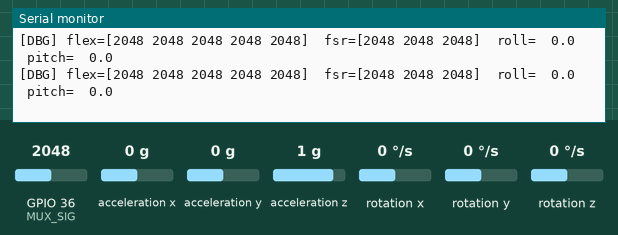
Recording of a sketch running on a simulated ESP32. On the bench: the last lines printed to the serial monitor. Wiring (inferred from the names in the program): MPU-6050 motion sensor at I2C address 0x68. The inputs (shaded band) are chosen by the test bench; at power-on: GPIO 36 (MUX_SIG) = 2048, acceleration x 0 g, acceleration y 0 g, acceleration z 1 g, rotation x 0 °/s, rotation y 0 °/s, rotation z 0 °/s. WiFi joins after 1.5 s; servers stay silent unless stated; the local clock reads 2024-03-15 10:24:30 at power-on unless the sketch sets it.

Above: at 4.8 s.
4.9 s: GPIO 36 (MUX_SIG) set to 1071
At 5.4 s:
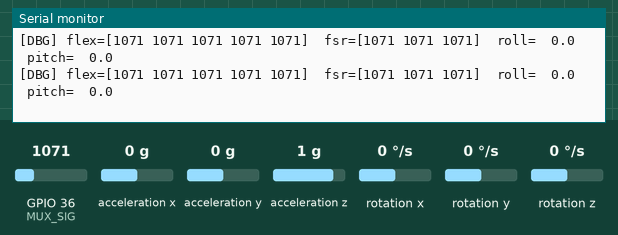
6.4 s: GPIO 36 (MUX_SIG) set to 972
At 6.9 s:
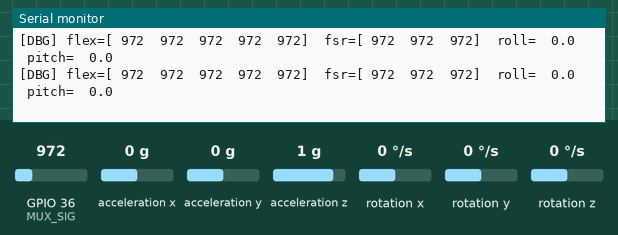

Measured:
- the behaviour switches between 1000 and 999 on GPIO 36 (MUX_SIG) (found by bisection; images 1 and 2)
- after the input at 4.9 s, the serial monitor: prints a new line at once (image 1)
- after the input at 6.4 s, the serial monitor: prints a new line at once (image 2)

The sketch:

glove_wifi_predict.ino
```cpp
// ================================================================
// BSL Sign Language Gloves — Real-Time Prediction Firmware
//
// Flash this sketch to BOTH ESP32 boards.
// Only change the two lines marked "CHANGE THIS":
//
//   RIGHT glove:
//     #define HAND_ID   1
//     #define MPU_ADDR  0x68    (AD0 pin → GND)
//
//   LEFT glove:
//     #define HAND_ID   2
//     #define MPU_ADDR  0x69    (AD0 pin → 3.3V)
//
// This sketch connects to /ws/predict (not /ws/collect).
// The backend pairs frames from both hands by timestamp_ms,
// runs the XGBoost static classifier or CNN-LSTM (for J/Z),
// and sends back:
//   {"sign":"A","confidence":0.97,"route":"static","motion_energy":0.12}
//
// Required libraries (Arduino Library Manager):
//   • arduinoWebSockets  by Markus Sattler  (links2004/arduinoWebSockets)
//   • ArduinoJson        by Benoit Blanchon (v6 — tested 6.21+)
//   • ESP32 board package by Espressif (>=2.0.0)
//
// Pin wiring — identical to glove_wifi_collect:
//   MUX SIG  → GPIO 36  (ADC1 — only safe ADC pin with WiFi active)
//   MUX S0   → GPIO 16
//   MUX S1   → GPIO 17
//   MUX S2   → GPIO 18
//   MUX S3   → GPIO 19
//   MUX EN   → GPIO 5   (active LOW — pull to GND to enable)
//   IMU SDA  → GPIO 21
//   IMU SCL  → GPIO 22
//
// MUX channel map (matches data collection wiring):
//   CH 0-4 : Flex sensors  (thumb, index, middle, ring, pinky)
//   CH 5-7 : FSR sensors   (thumb tip, index tip, pinky tip)
// ================================================================

#include <WiFi.h>
#include <Wire.h>
#include <WebSocketsClient.h>
#include <ArduinoJson.h>
#include <time.h>

// ================================================================
// USER CONFIGURATION — change these two lines before each flash
// ================================================================
#define HAND_ID    1         // CHANGE THIS: 1 = right glove, 2 = left glove
#define MPU_ADDR   0x68      // CHANGE THIS: 0x68 = right (AD0→GND), 0x69 = left (AD0→3.3V)

const char* WIFI_SSID = "A14";          // Your WiFi network name
const char* WIFI_PASS = "458173*/";     // Your WiFi password
const char* WS_HOST   = "10.66.209.201"; // << Run `ipconfig` on your laptop; use the IPv4 LAN address
const uint16_t WS_PORT = 8000;
const char* WS_PATH   = "/ws/predict"; // Prediction endpoint (NOT /ws/collect)

// ================================================================
// Pin definitions — ADC1 only (ADC2 is disabled when WiFi is on)
// ================================================================
const int MUX_SIG = 36;
const int MUX_S0  = 16;
const int MUX_S1  = 17;
const int MUX_S2  = 18;
const int MUX_S3  = 19;
const int MUX_EN  = 5;

const int I2C_SDA = 21;
const int I2C_SCL = 22;

// MUX channel assignments
const int CH_FLEX[5] = {0, 1, 2, 3, 4};  // thumb → pinky
const int CH_FSR[3]  = {5, 6, 7};         // thumb tip, index tip, pinky tip

// ================================================================
// Sampling rate
// ================================================================
const unsigned long SAMPLE_MS = 20;   // 50 Hz

// ================================================================
// MPU6050 registers
// ================================================================
const uint8_t MPU_PWR_MGMT_1  = 0x6B;
const uint8_t MPU_ACCEL_CFG   = 0x1C;
const uint8_t MPU_GYRO_CFG    = 0x1B;
const uint8_t MPU_ACCEL_XOUT  = 0x3B;

// ±4g → 8192 LSB/g;  ±500°/s → 65.5 LSB/(°/s)
const float ACCEL_SCALE = 9.80665f / 8192.0f;
const float GYRO_SCALE  = 1.0f / 65.5f;

// Complementary filter alpha (gyro weight)
const float CF_ALPHA = 0.98f;

// ================================================================
// Sensor buffers
// ================================================================
int   flexADC[5];
int   fsrADC[3];
float accel[3];
float gyro[3];
float quat[4];   // [w, x, y, z]

// Complementary filter state
float rollDeg  = 0.0f;
float pitchDeg = 0.0f;
float yawDeg   = 0.0f;
unsigned long lastIMUus = 0;

// ================================================================
// WebSocket client
// ================================================================
WebSocketsClient ws;
volatile bool wsConnected = false;
unsigned long lastSampleMs = 0;

// ================================================================
// Prediction result display state
// ================================================================
String lastSign       = "";
float  lastConfidence = 0.0f;
String lastRoute      = "";
unsigned long lastPredMs = 0;

// How long to keep showing a prediction on Serial before clearing
const unsigned long PRED_DISPLAY_MS = 1500;

// ================================================================
// MUX helpers
// ================================================================
void muxSelect(int ch) {
  digitalWrite(MUX_S0, (ch >> 0) & 1);
  digitalWrite(MUX_S1, (ch >> 1) & 1);
  digitalWrite(MUX_S2, (ch >> 2) & 1);
  digitalWrite(MUX_S3, (ch >> 3) & 1);
  delayMicroseconds(80);   // settling time
}

int readMux(int ch) {
  muxSelect(ch);
  analogRead(MUX_SIG);     // discard first sample after channel switch
  long sum = 0;
  for (int i = 0; i < 4; i++) sum += analogRead(MUX_SIG);
  return (int)(sum / 4);
}

// ================================================================
// MPU6050 helpers
// ================================================================
void mpuWriteReg(uint8_t reg, uint8_t val) {
  Wire.beginTransmission(MPU_ADDR);
  Wire.write(reg);
  Wire.write(val);
  Wire.endTransmission();
}

void mpuInit() {
  Wire.begin(I2C_SDA, I2C_SCL, 400000UL);
  mpuWriteReg(MPU_PWR_MGMT_1, 0x00);  // wake, disable sleep
  delay(100);
  mpuWriteReg(MPU_ACCEL_CFG,  0x08);  // ±4g
  mpuWriteReg(MPU_GYRO_CFG,   0x08);  // ±500°/s
  lastIMUus = micros();
}

void readMPU() {
  Wire.beginTransmission(MPU_ADDR);
  Wire.write(MPU_ACCEL_XOUT);
  Wire.endTransmission(false);
  Wire.requestFrom((uint8_t)MPU_ADDR, (size_t)14);
  if (Wire.available() < 14) return;

  int16_t ax = ((int16_t)Wire.read() << 8) | Wire.read();
  int16_t ay = ((int16_t)Wire.read() << 8) | Wire.read();
  int16_t az = ((int16_t)Wire.read() << 8) | Wire.read();
  Wire.read(); Wire.read();   // skip temperature bytes
  int16_t gx = ((int16_t)Wire.read() << 8) | Wire.read();
  int16_t gy = ((int16_t)Wire.read() << 8) | Wire.read();
  int16_t gz = ((int16_t)Wire.read() << 8) | Wire.read();

  accel[0] = ax * ACCEL_SCALE;
  accel[1] = ay * ACCEL_SCALE;
  accel[2] = az * ACCEL_SCALE;
  gyro[0]  = gx * GYRO_SCALE;
  gyro[1]  = gy * GYRO_SCALE;
  gyro[2]  = gz * GYRO_SCALE;

  // Complementary filter — fuses accel (orientation) + gyro (rate)
  unsigned long nowUs = micros();
  float dt = (nowUs - lastIMUus) / 1e6f;
  lastIMUus = nowUs;

  float aRoll  = atan2f(accel[1], accel[2]) * 180.0f / M_PI;
  float aPitch = atan2f(-accel[0],
                 sqrtf(accel[1]*accel[1] + accel[2]*accel[2])) * 180.0f / M_PI;

  rollDeg  = CF_ALPHA * (rollDeg  + gyro[0] * dt) + (1.0f - CF_ALPHA) * aRoll;
  pitchDeg = CF_ALPHA * (pitchDeg + gyro[1] * dt) + (1.0f - CF_ALPHA) * aPitch;
  yawDeg  += gyro[2] * dt;   // gyro-only yaw (no magnetometer)

  // Euler → unit quaternion [w, x, y, z]
  float r = rollDeg  * M_PI / 180.0f;
  float p = pitchDeg * M_PI / 180.0f;
  float y = yawDeg   * M_PI / 180.0f;
  float cr = cosf(r*0.5f), sr = sinf(r*0.5f);
  float cp = cosf(p*0.5f), sp = sinf(p*0.5f);
  float cy = cosf(y*0.5f), sy = sinf(y*0.5f);
  quat[0] = cr*cp*cy + sr*sp*sy;  // w
  quat[1] = sr*cp*cy - cr*sp*sy;  // x
  quat[2] = cr*sp*cy + sr*cp*sy;  // y
  quat[3] = cr*cp*sy - sr*sp*cy;  // z
}

// ================================================================
// NTP-based timestamp (shared clock = frame pairing works)
// ================================================================
uint32_t getTimestampMs() {
  struct timeval tv;
  gettimeofday(&tv, nullptr);
  return (uint32_t)((uint64_t)tv.tv_sec * 1000ULL + tv.tv_usec / 1000ULL);
}

// ================================================================
// Read all sensors
// ================================================================
void readSensors() {
  for (int i = 0; i < 5; i++) flexADC[i] = readMux(CH_FLEX[i]);
  for (int i = 0; i < 3; i++) fsrADC[i]  = readMux(CH_FSR[i]);
  readMPU();
}

// ================================================================
// Build and send one JSON frame to /ws/predict
//
// Packet format (matches backend/routers/websocket.py expectation):
// {
//   "timestamp_ms": <uint32>,
//   "hand_id":      1 or 2,
//   "flex":         [thumb, index, middle, ring, pinky],  // raw ADC 0-4095
//   "fsr":          [thumb_tip, index_tip, pinky_tip],    // raw ADC 0-4095
//   "accel":        [x, y, z],                            // m/s²
//   "gyro":         [x, y, z],                            // deg/s
//   "quaternion":   [w, x, y, z],                         // unit quaternion
//   "contact_bitmask": 0                                   // always 0 (touch removed)
// }
// ================================================================
void sendFrame() {
  StaticJsonDocument<512> doc;

  doc["timestamp_ms"]    = getTimestampMs();
  doc["hand_id"]         = (int)HAND_ID;
  doc["contact_bitmask"] = 0;   // Touch sensors removed; kept for schema compat

  JsonArray flex = doc.createNestedArray("flex");
  for (int i = 0; i < 5; i++) flex.add(flexADC[i]);

  JsonArray fsr = doc.createNestedArray("fsr");
  for (int i = 0; i < 3; i++) fsr.add(fsrADC[i]);

  JsonArray accelArr = doc.createNestedArray("accel");
  accelArr.add(serialized(String(accel[0], 4)));
  accelArr.add(serialized(String(accel[1], 4)));
  accelArr.add(serialized(String(accel[2], 4)));

  JsonArray gyroArr = doc.createNestedArray("gyro");
  gyroArr.add(serialized(String(gyro[0], 3)));
  gyroArr.add(serialized(String(gyro[1], 3)));
  gyroArr.add(serialized(String(gyro[2], 3)));

  JsonArray quatArr = doc.createNestedArray("quaternion");
  quatArr.add(serialized(String(quat[0], 5)));
  quatArr.add(serialized(String(quat[1], 5)));
  quatArr.add(serialized(String(quat[2], 5)));
  quatArr.add(serialized(String(quat[3], 5)));

  char buf[512];
  size_t n = serializeJson(doc, buf, sizeof(buf));
  ws.sendTXT(buf, n);
}

// ================================================================
// Parse and display a prediction result from the server.
//
// Server response format:
// {
//   "sign":          "A",        // predicted BSL letter (or "Unknown")
//   "confidence":    0.97,       // 0.0-1.0
//   "route":         "static",   // "static" | "dynamic" | "unknown"
//   "motion_energy": 0.12        // gravity-compensated accel magnitude
// }
// ================================================================
void handleServerMessage(uint8_t* payload, size_t len) {
  StaticJsonDocument<512> doc;
  DeserializationError err = deserializeJson(doc, payload, len);
  if (err) {
    Serial.printf("[WS] JSON parse error: %s\n", err.c_str());
    return;
  }

  const char* sign = doc["sign"] | "?";
  float conf       = doc["confidence"] | 0.0f;
  const char* route = doc["route"] | "?";

  // Only update display for non-Unknown predictions
  if (strcmp(sign, "Unknown") != 0) {
    lastSign       = String(sign);
    lastConfidence = conf;
    lastRoute      = String(route);
    lastPredMs     = millis();

    // Big clear visual for the predicted sign
    Serial.println("\n========================================");
    Serial.printf("  SIGN: %s  (%.0f%%)  [%s]\n", sign, conf * 100.0f, route);
    Serial.println("========================================\n");
  }
}

// ================================================================
// WebSocket event handler
// ================================================================
void wsEvent(WStype_t type, uint8_t* payload, size_t len) {
  switch (type) {

    case WStype_CONNECTED:
      wsConnected = true;
      Serial.printf("[WS] Connected  ws://%s:%u%s  hand_id=%d\n",
                    WS_HOST, WS_PORT, WS_PATH, HAND_ID);
      Serial.println("[WS] Streaming sensor data to prediction server...");
      break;

    case WStype_DISCONNECTED:
      wsConnected = false;
      Serial.println("[WS] Disconnected — retrying in 2s...");
      break;

    case WStype_TEXT:
      handleServerMessage(payload, len);
      break;

    case WStype_ERROR:
      Serial.println("[WS] Error");
      break;

    default:
      break;
  }
}

// ================================================================
// setup
// ================================================================
void setup() {
  Serial.begin(115200);
  delay(300);
  Serial.println("\n\n================================================");
  Serial.printf("  BSL Prediction Glove  |  hand_id=%d  addr=0x%02X\n",
                HAND_ID, MPU_ADDR);
  Serial.println("================================================");

  // --- MUX ---
  pinMode(MUX_S0, OUTPUT); pinMode(MUX_S1, OUTPUT);
  pinMode(MUX_S2, OUTPUT); pinMode(MUX_S3, OUTPUT);
  pinMode(MUX_EN, OUTPUT);
  digitalWrite(MUX_EN, LOW);         // Active-LOW: pull LOW to enable MUX
  analogSetAttenuation(ADC_11db);    // Full 0–3.3V range on ADC
  Serial.println("[MUX] Ready");

  // --- IMU ---
  mpuInit();
  Serial.println("[IMU] MPU6050 initialized  (±4g / ±500 dps)");

  // --- WiFi ---
  Serial.printf("[WiFi] Connecting to \"%s\"", WIFI_SSID);
  WiFi.mode(WIFI_STA);
  WiFi.begin(WIFI_SSID, WIFI_PASS);
  int att = 0;
  while (WiFi.status() != WL_CONNECTED && att < 40) {
    delay(500);
    Serial.print(".");
    att++;
  }
  if (WiFi.status() != WL_CONNECTED) {
    Serial.println("\n[WiFi] FAILED — check SSID/password. Rebooting...");
    delay(5000);
    ESP.restart();
  }
  Serial.printf("\n[WiFi] Connected  IP: %s\n", WiFi.localIP().toString().c_str());

  // --- NTP ---
  // Both gloves MUST share the same NTP-synced clock so the server can
  // pair right-hand and left-hand frames by their timestamp_ms value.
  Serial.print("[NTP]  Syncing time");
  configTime(0, 0, "pool.ntp.org", "time.google.com");
  int ntpAtt = 0;
  while (time(nullptr) < 1000000UL && ntpAtt < 30) {
    delay(500);
    Serial.print(".");
    ntpAtt++;
  }
  if (time(nullptr) > 1000000UL) {
    Serial.printf("\n[NTP]  Synced  epoch=%lu\n", (unsigned long)time(nullptr));
  } else {
    Serial.println("\n[NTP]  WARN: sync failed — frame pairing may not work!");
  }

  // --- WebSocket ---
  ws.begin(WS_HOST, WS_PORT, WS_PATH);
  ws.onEvent(wsEvent);
  ws.setReconnectInterval(2000);
  Serial.printf("[WS]   Connecting to ws://%s:%u%s\n", WS_HOST, WS_PORT, WS_PATH);
  Serial.println("\nWaiting for WebSocket connection...");
}

// ================================================================
// loop — 50 Hz sensor read + WebSocket keep-alive
// ================================================================
void loop() {
  ws.loop();   // Must be called every iteration

  unsigned long now = millis();

  // --- 50 Hz sensor read + send ---
  if (now - lastSampleMs >= SAMPLE_MS) {
    lastSampleMs = now;
    readSensors();

    if (wsConnected) {
      sendFrame();

      // Periodic sensor debug line (every ~2s = every 100 frames)
      static uint16_t frameCount = 0;
      if (++frameCount >= 100) {
        frameCount = 0;
        Serial.printf("[LIVE] flex=[%4d %4d %4d %4d %4d]  "
                      "fsr=[%4d %4d %4d]  "
                      "roll=%5.1f  pitch=%5.1f\n",
          flexADC[0], flexADC[1], flexADC[2], flexADC[3], flexADC[4],
          fsrADC[0],  fsrADC[1],  fsrADC[2],
          rollDeg, pitchDeg);
      }
    } else {
      // Offline debug — full sensor dump at 50 Hz
      Serial.printf("[DBG] flex=[%4d %4d %4d %4d %4d]  "
                    "fsr=[%4d %4d %4d]  "
                    "roll=%5.1f  pitch=%5.1f\n",
        flexADC[0], flexADC[1], flexADC[2], flexADC[3], flexADC[4],
        fsrADC[0],  fsrADC[1],  fsrADC[2],
        rollDeg, pitchDeg);
    }
  }

  // --- WiFi watchdog ---
  if (WiFi.status() != WL_CONNECTED) {
    Serial.println("[WiFi] Lost connection — reconnecting...");
    WiFi.reconnect();
    delay(1000);
  }
}
```
